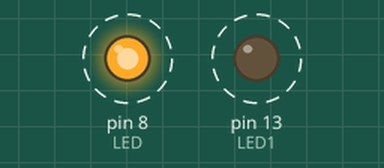
The sketch below on a simulated Arduino Uno, built with avr-gcc and run on an emulated ATmega328P. Parts: output pins drawn as LEDs (lit = HIGH). Dashed ring = blinking.

Above: at 0.5 s.
Timing chart, 0 to 4.6 s (numbered marks = the images above):
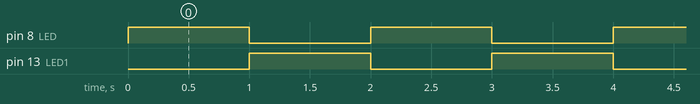

The sketch:

Blink_ToggleLEDs.ino
```cpp
/*
  This program blinks LED of the Arduino
*/
static const uint8_t LED = 8;
static const uint8_t LED1 = 13;


void setup()
{
  pinMode(LED1, OUTPUT);
  pinMode(LED, OUTPUT);
}

void loop()
{
  // turn the LED on (HIGH is the voltage level)
  digitalWrite(LED, HIGH);
  digitalWrite(LED1, LOW);
  delay(1000); // Wait for 1000 millisecond(s)

  // turn the LED off (LOW is the voltage level)
  digitalWrite(LED, LOW);
  digitalWrite(LED1, HIGH);
  delay(1000); // Wait for 1000 millisecond(s)


}
```

Measured:
- by itself, pin 8 (LED), pin 13 (LED1): alternates HIGH for 1.0 s and LOW for 1.0 s
